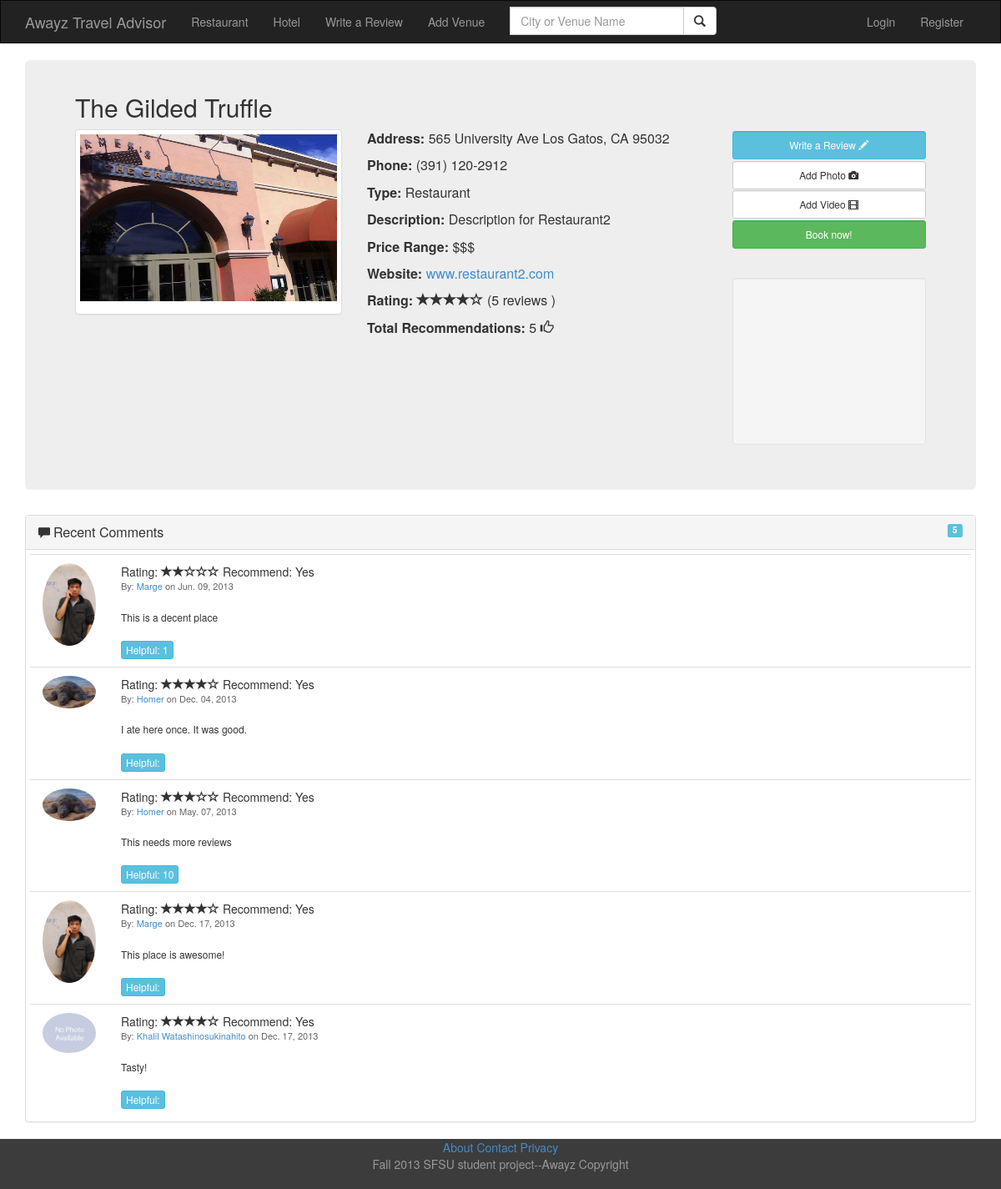
The page /product/item.php?id=3 on the database its author committed.
### tables this page shows
CREATE TABLE IF NOT EXISTS `Item` (
  `Id` int(11) NOT NULL AUTO_INCREMENT,
  `Name` varchar(200) DEFAULT NULL,
  `Type` varchar(200) DEFAULT NULL,
  `GeographyId` int(11) NOT NULL,
  `Description` text,
  `ImageUrl` varchar(200) DEFAULT NULL,
  `PriceRange` varchar(11) DEFAULT NULL,
  `Phone` varchar(200) DEFAULT NULL,
  `Address` text,
  `WebUrl` varchar(200) DEFAULT NULL,
  PRIMARY KEY (`Id`)
);

CREATE TABLE IF NOT EXISTS `Review` (
  `Id` int(32) NOT NULL AUTO_INCREMENT,
  `ItemId` int(11) NOT NULL,
  `UserId` int(11) NOT NULL,
  `Rate` varchar(200) DEFAULT NULL,
  `Review` text,
  `Recommend` int(11) DEFAULT NULL,
  `Nrhelp` int(11) DEFAULT NULL,
  `date` date DEFAULT NULL,
  PRIMARY KEY (`Id`)
);

CREATE TABLE IF NOT EXISTS `User` (
  `Id` int(11) NOT NULL AUTO_INCREMENT,
  `Name` varchar(200) NOT NULL,
  `Password` varchar(200) NOT NULL,
  `Email` varchar(200) NOT NULL,
  `ImageUrl` varchar(200) DEFAULT NULL,
  PRIMARY KEY (`Id`)
);

### product/item.php (the view, shortened to what this page needs)
<!DOCTYPE html>
<html>
    <head>
        <?php include "template/head.php" ?>
        <link href="stylesheet/item.css" rel="stylesheet">
        <link href="stylesheet/comments.css" rel="stylesheet">
    </head>
    <body>
        <?php
        include("template/header.php");
        ?>
        <div class="container">
            <div class="jumbotron">
                <?php
                $con = mysqli_connect("sfsuswe.com", "f13g02", "team2pass", "student_f13g02");
                $item_id = -1;
                if (isset($_GET["id"]))
                    $item_id = $_GET["id"];
                $sql = "SELECT Item.*, Review.* FROM Review RIGHT JOIN Item On Item.Id = Review.ItemId WHERE Item.Id = '$item_id'";
                $result = mysqli_query($con, $sql);
                $row = NULL;
                if ($result) {
                    $row = mysqli_fetch_array($result);
                }
                $item_name = $row["Name"];
                function star($star_val) {
                    $tmp = '';
                    if ($star_val) {
                        for ($t = 0; $t < $star_val; $t++)
                            $tmp .= '<span class="glyphicon glyphicon-star"></span>';
                        for ($t = 0; $t < 5 - $star_val; $t++)
                            $tmp .= '<span class="glyphicon glyphicon-star-empty"></span>';
                    }
                    return $tmp;
                }
                $result3 = mysqli_query($con, "SELECT * FROM Review WHERE ItemId = '$item_id' AND Recommend = 1");
                $reccounts = mysqli_num_rows($result3);
                $result4 = mysqli_query($con, "SELECT AVG(Rate) FROM Review WHERE ItemId = '$item_id'");
                $row4 = mysqli_fetch_array($result4);
                $starav = $row4['AVG(Rate)'];
                $result5 = mysqli_query($con, "SELECT * FROM Review WHERE ItemId = '$item_id'");
                $revcounts = mysqli_num_rows($result5);
                ?>
                <h2><?php echo $item_name; ?></h2>
                <div class="row">
                    <div class ="col-md-4">
                        <?php include "template/carousel.php" ?>
                    </div>
                    <div class = "col-md-5">
                        <p> <b> Address: </b><span class="address"><?php echo $row["Address"]; ?></span></p>
                        <p> <b> Phone: </b><?php echo $row["Phone"]; ?></p>
                        <p> <b>Type: </b><?php echo $row["Type"]; ?></p>
                        <p> <b>Description: </b><?php echo $row["Description"]; ?></p>
                        <p> <b>Price Range: </b><?php echo $row["PriceRange"]; ?></p>
                        <p> <b>Website: </b><?php echo '<a href="http://' . $row["WebUrl"] . '">' . $row["WebUrl"] . '</a>'; ?></p>
                        <p><b> Rating: <?php
                                $val = star(ceil($starav));
                                echo $val;
                                ?></b> (<?php echo $revcounts . " reviews" ?> )
                        </p>
                        <p> <b> Total Recommendations: </b> <?php echo $reccounts ?> <span class="glyphicon glyphicon-thumbs-up"></span></p>
                    </div>
                    <div class="col-md-3">
                        <div class="col-md-12">
                            <div class ="row">
                                <form method="get" action="writeareview2.php">
                                    <button type="submit" class="form-control btn  btn-sm btn-info">Write a Review    <span class="glyphicon glyphicon-pencil"></span></button>
                                </form>
                            </div>
                            <div class="row">
                                <form method="get" action="addmedia.php">
                                    <button type="submit" class="form-control btn btn-sm btn-default">Add Photo    <span class="glyphicon glyphicon-camera"></span></button>
                                </form>
                            </div>
                            <div class="row">
                                <form method="get" action="addmedia.php">
                                    <button type="submit" class="form-control btn btn-sm btn-default">Add Video    <span class="glyphicon glyphicon-film"></span></button>
                                </form>
                            </div>
                            <div class="row">
                                <input type="button" class="form-control btn btn-sm btn-success" value="Book now!" onclick="location.href = '<?php echo "http://" . $row["WebUrl"] ?>';"></input>
                            </div>
                            <br>
                        </div>
                        <div>
                            <div id ="map-canvas" class="well"></div>
                        </div>
                    </div>
                </div>
                <br>
                <?php
                $result = mysqli_query($con, "SELECT * FROM Item i, Review r WHERE i.Id = '$item_id' AND i.Id = r.ItemId");
                $get_count = mysqli_query($con, "SELECT COUNT(*) FROM Item i, Review r WHERE i.Id = '$item_id' AND i.Id = r.ItemId");
                $count_reviews = mysqli_fetch_array($get_count);
                ?>
            </div>
            <div class="col-sm-12">
                <div class="row">
                    <div class="panel panel-default widget">
                        <div class="panel-heading">
                            <span class="glyphicon glyphicon-comment"></span>
                            <h3 class="panel-title">
                                Recent Comments</h3>
                            <span class="label label-info">
                                <?php echo $count_reviews[0] ?></span>
                        </div>
                        <div class="panel-body">
                            <ul class="list-group">
                                <?php
                                while ($row = mysqli_fetch_array($result)) {
                                    if ($row['Recommend'] == "1") {
                                        $rec = "Yes";
                                    } else {
                                        $rec = "No";
                                    }
                                    $result2 = mysqli_query($con, "SELECT Name FROM User WHERE Id = '" . $row['UserId'] . "'");
                                    $row2 = mysqli_fetch_array($result2);
                                    $name = $row2['Name'];
                                    $result3 = mysqli_query($con, "SELECT ImageUrl FROM User WHERE Id = '" . $row['UserId'] . "'");
                                    $row3 = mysqli_fetch_array($result3);
                                    $userurl = $row3['ImageUrl'];
                                    if (!$userurl) {
                                        $userurl = "nophoto.jpg";
                                    }
                                    $value = star($row['Rate']);
                                    echo '<li class="list-group-item"><div class="row"><div class="col-xs-2 col-md-1">';
                                    echo '<img src="image/' . $userurl . '" class="img-circle img-responsive" alt="member image" />';
                                    echo '</div>';
                                    echo '<div class="col-xs-10 col-md-11">';
                                    echo '<div>';
                                    echo 'Rating: ' . $value . ' Recommend: ' . $rec;
                                    echo '<div class="mic-info">By: <a href="#">' . $name . '</a> on ' . date('M. d, Y', strtotime($row['date'])) . '</div></div>';
                                    echo '<br><div class="comment-text">' . $row['Review'] . '</div>';
                                    echo "<br><div class='comment-text'><button id =\"" . $row["Id"] . "\" class='helpful btn btn-info btn-xs'>Helpful: " . $row['Nrhelp'] . "</button></div>";
                                    echo '</div></div></li>';
                                }
                                ?>
                            </ul>
                        </div>
                    </div>
                </div>
            </div>
        </div>
        <?php
        include("template/footer.php");
        ?>
    </body>
</html>

### product/template/carousel.php (shortened to what this page needs)
<link href="stylesheet/carousel.css" rel="stylesheet">
<div id="demo" class="cEnd tabs-container">
    <div class="carousel widget">
        <div class="panel panel-default">
            <div class="panel-body">
                <div class="mid">
                    <img src="image/<?php echo $row["ImageUrl"]; ?>" alt="image of place" class="img-responsive">
                </div>
            </div>
        </div>
    </div>
</div>

### product/stylesheet/item.css (style rules this page uses)
#map-canvas { height: 200px; }
.jumbotron { font-size: 20px; }
.jumbotron { font-size: 16px; padding-bottom: 0; padding-top: 20px; }

### product/stylesheet/comments.css (style rules this page uses)
.widget .panel-body { padding:5px; }
.widget .list-group { margin-bottom: 0; }
.widget .panel-title { display:inline }
.widget .label-info { float: right; }
.widget li.list-group-item { border-radius: 0;border: 0;border-top: 1px solid #ddd; }
.widget .mic-info { color: #666666;font-size: 11px; }
.widget .comment-text { font-size: 12px; }

### product/stylesheet/carousel.css (style rules this page uses)
#demo { visibility: visible; min-width: 0px; }
.mid img { margin-bottom: 10px; width: 350px; height: 200px; }

### rows shown on the page
item: Name "The Gilded Truffle", ImageUrl (picture), Address "565 University Ave Los Gatos, CA 95032", Phone "(391) 120-2912", Type "Restaurant", Description "Description for Restaurant2", PriceRange "$$$", WebUrl "www.restaurant2.com"
review: UserId.ImageUrl (picture), Rate "2" (drawn), Recommend "Yes", UserId.Name "Marge", date "Jun. 09, 2013", Review "This is a decent place", Nrhelp "1"
review: UserId.ImageUrl (picture), Rate "4" (drawn), Recommend "Yes", UserId.Name "Homer", date "Dec. 04, 2013", Review "I ate here once. It was good."
review: UserId.ImageUrl (picture), Rate "3" (drawn), Recommend "Yes", UserId.Name "Homer", date "May. 07, 2013", Review "This needs more reviews", Nrhelp "10"
review: UserId.ImageUrl (picture), Rate "4" (drawn), Recommend "Yes", UserId.Name "Marge", date "Dec. 17, 2013", Review "This place is awesome!"
review: shows a picture, Rate "4" (drawn), Recommend "Yes", UserId.Name "Khalil Watashinosukinahito", date "Dec. 17, 2013", Review "Tasty!"

### other values the page prints
$revcounts "5"
$reccounts "5"
$count_reviews[0] "5"
